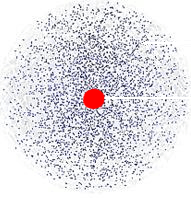
#> input picture imagess/atom.png, 191 x 198 px, found by its file name; its folder holds 4 pictures in this run
$ python -i atom.py   (imports and definitions only)
#> lines starting #> are read from the running program, lines starting #| are printed output that depends on the picture
# import the modules
from tkinter import *
from PIL import Image, ImageTk
def atomm():
    def sound_play():
        import pygame
        pygame.mixer.init()  # مقداردهی اولیه میکسر pygame
        pygame.mixer.music.load("codes\\bib.mp3")  # بارگذاری فایل صوتی
        pygame.mixer.music.play()
    global icon_label,backgr,icon_image_original,angle

    # root setting
    root = Toplevel()
    root.geometry('800x800')
    root.resizable(False, False)
    root.title('Chemistry Lesson')

    icon_image_original = Image.open('imagess\\atom.png').resize((300, 300))  # اندازه‌ش کوچیکه
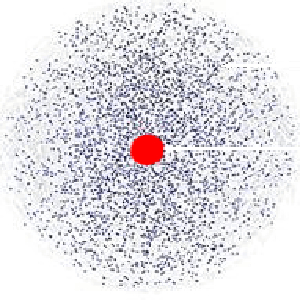
#> icon_image_original: PIL image 300x300 P; mean R, G, B, A 223, 221.3, 225.8, 253.1; transparent parts drawn white
    icon_photo = None  # عکس چرخیده‌ش
    icon_label = None  # لیبل اون عکس
    angle = 0  # زاویه برای چرخش


    # background image list
    photo_list = ['imagess\\atom1.jpg', 'imagess\\atom2.jpg','imagess\\atom3.png']
    backgr = 0  # global index for image

    # Load initial background
    image = Image.open(photo_list[backgr])
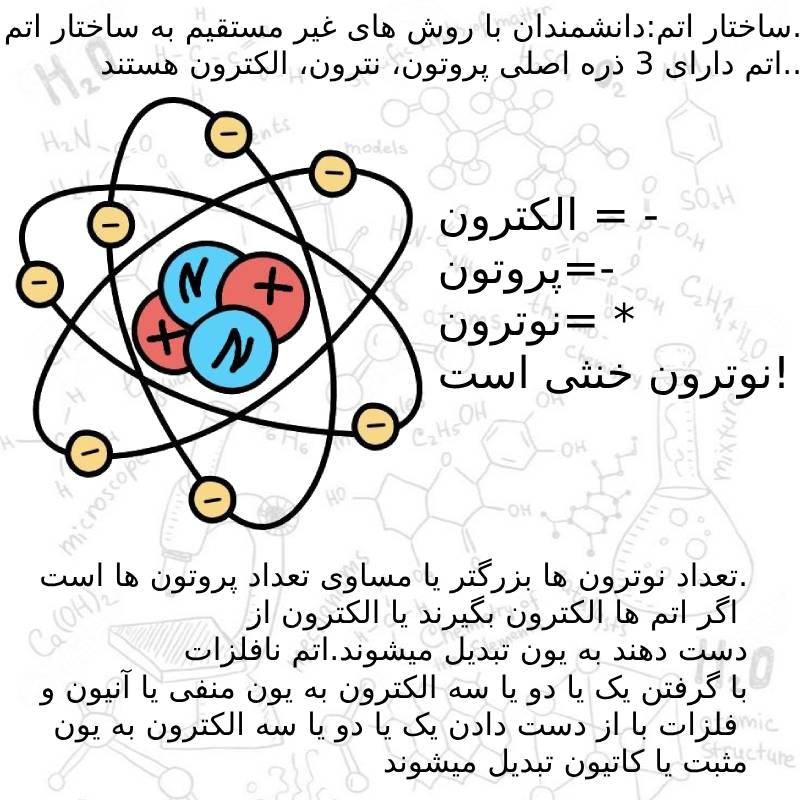
#> input picture imagess/atom1.jpg, 800 x 800 px, found by its file name
#> image is the input picture: PIL image 800x800 RGB; mean R, G, B 226.9, 226.7, 226.4
    image = image.resize((800, 800))
    bg_image = ImageTk.PhotoImage(image)

    bg_lbl = Label(root, image=bg_image)
    bg_lbl.place(relheight=1, relwidth=1)

    # Define navigation buttons first (but don't place them yet)
    next_btn = Button(root, text=">>", font=('Segoe Print', 20, 'bold'), bg='pink', fg='red', command=lambda: change_bg(1))
    pr_btn = Button(root, text="<<", font=('Segoe Print', 20, 'bold'), bg='pink', fg='red', command=lambda: change_bg(-1))

    # Function to update the background
    def update_background():
        global bg_image, icon_photo, icon_label, angle

        # عکس اصلی پس‌زمینه
        img = Image.open(photo_list[backgr])
        img = img.resize((800, 800))
        bg_image = ImageTk.PhotoImage(img)
        bg_lbl.config(image=bg_image)
        bg_lbl.image = bg_image

        # دکمه‌ها
        if backgr > 0:
            pr_btn.place(x=15, y=230, height=40, width=50)
        else:
            pr_btn.place_forget()

        if backgr < len(photo_list) - 1:
            next_btn.place(x=735, y=230, height=40, width=50)
        else:
            next_btn.place_forget()

        # 🔁 اگه عکس دوم بود، آیکن بچرخه بیاد
        if backgr == 2:
            if not icon_label:
                icon_label = Label(root, bg='white')
                icon_label.place(x=350, y=450)  # جای دلخواه
            rotate_icon()
        else:
            if icon_label:
                icon_label.destroy()
                icon_label = None

    def rotate_icon():
        global icon_image_original, icon_photo, icon_label, angle
        if backgr == 2 and icon_label:
            rotated = icon_image_original.rotate(angle)
            icon_photo = ImageTk.PhotoImage(rotated)
            icon_label.config(image=icon_photo)
            icon_label.image = icon_photo
            angle = (angle + 10) % 360
            root.after(100, rotate_icon)  # هر ۰.۱ ثانیه یک دور


    # Function to change image index
    def change_bg(step):
        sound_play()
        global backgr
        backgr += step
        backgr = max(0, min(backgr, len(photo_list) - 1))
        update_background()

    # Initial button setup
    update_background()

    # Start the main loop
    root.mainloop()

>>> result = atomm()
